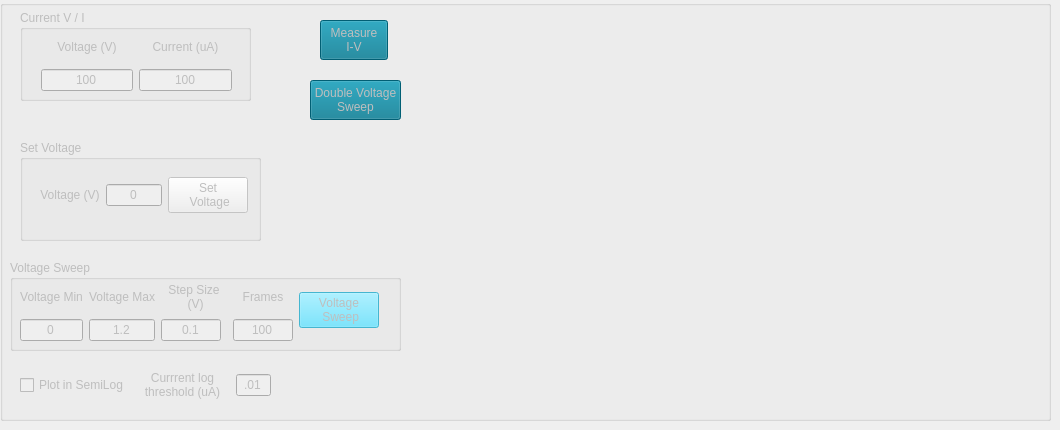
        <widget class="QWidget" name="tab_2">
         <attribute name="title">
          <string>I-V</string>
         </attribute>
         <widget class="QGroupBox" name="kethley_box">
          <property name="enabled">
           <bool>false</bool>
          </property>
          <property name="geometry">
           <rect>
            <x>0</x>
            <y>0</y>
            <width>1051</width>
            <height>421</height>
           </rect>
          </property>
          <property name="title">
           <string/>
          </property>
          <widget class="QPushButton" name="meas_IV">
           <property name="geometry">
            <rect>
             <x>320</x>
             <y>20</y>
             <width>68</width>
             <height>40</height>
            </rect>
           </property>
           <property name="toolTip">
            <string>Measures IV curve and display on Graph. Does not trigger spectrometer.</string>
           </property>
           <property name="styleSheet">
            <string notr="true">background-color: rgb(1, 116, 141);</string>
           </property>
           <property name="text">
            <string>Measure
I-V</string>
           </property>
          </widget>
          <widget class="MplWidget" name="iv_curve" native="true">
           <property name="geometry">
            <rect>
             <x>450</x>
             <y>20</y>
             <width>591</width>
             <height>381</height>
            </rect>
           </property>
           <property name="sizePolicy">
            <sizepolicy hsizetype="Expanding" vsizetype="MinimumExpanding">
             <horstretch>0</horstretch>
             <verstretch>0</verstretch>
            </sizepolicy>
           </property>
           <property name="minimumSize">
            <size>
             <width>0</width>
             <height>0</height>
            </size>
           </property>
           <property name="maximumSize">
            <size>
             <width>600</width>
             <height>400</height>
            </size>
           </property>
           <property name="baseSize">
            <size>
             <width>1341</width>
             <height>400</height>
            </size>
           </property>
          </widget>
          <widget class="QGroupBox" name="groupBox_2">
           <property name="geometry">
            <rect>
             <x>20</x>
             <y>140</y>
             <width>241</width>
             <height>101</height>
            </rect>
           </property>
           <property name="title">
            <string>Set Voltage</string>
           </property>
           <widget class="QWidget" name="layoutWidget">
            <property name="geometry">
             <rect>
              <x>20</x>
              <y>20</y>
              <width>208</width>
              <height>71</height>
             </rect>
            </property>
            <layout class="QGridLayout" name="gridLayout_14">
             <item row="0" column="0">
              <widget class="QLabel" name="label_65">
               <property name="text">
                <string>Voltage (V)</string>
               </property>
               <property name="alignment">
                <set>Qt::AlignCenter</set>
               </property>
              </widget>
             </item>
             <item row="0" column="1">
              <widget class="QLineEdit" name="target_V">
               <property name="text">
                <string>0</string>
               </property>
               <property name="alignment">
                <set>Qt::AlignCenter</set>
               </property>
              </widget>
             </item>
             <item row="0" column="2">
              <widget class="QPushButton" name="set_v">
               <property name="toolTip">
                <string>Sets desired voltage.</string>
               </property>
               <property name="text">
                <string>Set 
 Voltage</string>
               </property>
              </widget>
             </item>
            </layout>
           </widget>
          </widget>
          <widget class="QGroupBox" name="groupBox">
           <property name="geometry">
            <rect>
             <x>20</x>
             <y>10</y>
             <width>231</width>
             <height>91</height>
            </rect>
           </property>
           <property name="title">
            <string>Current V / I</string>
           </property>
           <widget class="QWidget" name="layoutWidget">
            <property name="geometry">
             <rect>
              <x>21</x>
              <y>20</y>
              <width>191</width>
              <height>61</height>
             </rect>
            </property>
            <layout class="QGridLayout" name="gridLayout_13">
             <item row="0" column="0">
              <widget class="QLabel" name="label_64">
               <property name="text">
                <string>Voltage (V)</string>
               </property>
               <property name="alignment">
                <set>Qt::AlignCenter</set>
               </property>
              </widget>
             </item>
             <item row="0" column="1">
              <widget class="QLabel" name="label_63">
               <property name="text">
                <string>Current (uA)</string>
               </property>
               <property name="alignment">
                <set>Qt::AlignCenter</set>
               </property>
              </widget>
             </item>
             <item row="1" column="1">
              <widget class="QLineEdit" name="curr_I">
               <property name="enabled">
                <bool>false</bool>
               </property>
               <property name="toolTip">
                <string>Measured current when voltage was applied (µA)</string>
               </property>
               <property name="text">
                <string>100</string>
               </property>
               <property name="alignment">
                <set>Qt::AlignCenter</set>
               </property>
              </widget>
             </item>
             <item row="1" column="0">
              <widget class="QLineEdit" name="curr_V">
               <property name="enabled">
                <bool>false</bool>
               </property>
               <property name="toolTip">
                <string>Current Voltage (V)</string>
               </property>
               <property name="text">
                <string>100</string>
               </property>
               <property name="alignment">
                <set>Qt::AlignCenter</set>
               </property>
              </widget>
             </item>
            </layout>
           </widget>
          </widget>
          <widget class="QGroupBox" name="voltage_group">
           <property name="geometry">
            <rect>
             <x>10</x>
             <y>260</y>
             <width>391</width>
             <height>91</height>
            </rect>
           </property>
           <property name="styleSheet">
            <string notr="true"/>
           </property>
           <property name="title">
            <string>Voltage Sweep</string>
           </property>
           <widget class="QWidget" name="layoutWidget_5">
            <property name="geometry">
             <rect>
              <x>10</x>
              <y>20</y>
              <width>359</width>
              <height>61</height>
             </rect>
            </property>
            <layout class="QGridLayout" name="gridLayout_10">
             <item row="2" column="3">
              <widget class="QLineEdit" name="volt_step">
               <property name="toolTip">
                <string>Step size for voltage sweep (in V)</string>
               </property>
               <property name="text">
                <string>0.1</string>
               </property>
               <property name="alignment">
                <set>Qt::AlignCenter</set>
               </property>
              </widget>
             </item>
             <item row="2" column="5">
              <widget class="QLineEdit" name="volt_frames">
               <property name="enabled">
                <bool>false</bool>
               </property>
               <property name="toolTip">
                <string>Spectra taken in the voltage sweep.</string>
               </property>
               <property name="text">
                <string>100</string>
               </property>
               <property name="alignment">
                <set>Qt::AlignCenter</set>
               </property>
              </widget>
             </item>
             <item row="1" column="3" colspan="2">
              <widget class="QLabel" name="label_58">
               <property name="text">
                <string>Step Size
 (V)</string>
               </property>
               <property name="alignment">
                <set>Qt::AlignCenter</set>
               </property>
              </widget>
             </item>
             <item row="1" column="5">
              <widget class="QLabel" name="label_55">
               <property name="text">
                <string>Frames</string>
               </property>
               <property name="alignment">
                <set>Qt::AlignCenter</set>
               </property>
              </widget>
             </item>
             <item row="1" column="2">
              <widget class="QLabel" name="label_57">
               <property name="text">
                <string>Voltage Max</string>
               </property>
               <property name="alignment">
                <set>Qt::AlignCenter</set>
               </property>
              </widget>
             </item>
             <item row="2" column="2">
              <widget class="QLineEdit" name="volt_max">
               <property name="toolTip">
                <string>Maximum voltage for sweep.</string>
               </property>
               <property name="text">
                <string>1.2</string>
               </property>
               <property name="alignment">
                <set>Qt::AlignCenter</set>
               </property>
              </widget>
             </item>
             <item row="2" column="0">
              <widget class="QLineEdit" name="volt_min">
               <property name="toolTip">
                <string>Minimum voltage for sweep.</string>
               </property>
               <property name="text">
                <string>0</string>
               </property>
               <property name="alignment">
                <set>Qt::AlignCenter</set>
               </property>
              </widget>
             </item>
             <item row="1" column="0">
              <widget class="QLabel" name="label_56">
               <property name="text">
                <string>Voltage Min</string>
               </property>
               <property name="alignment">
                <set>Qt::AlignCenter</set>
               </property>
              </widget>
             </item>
             <item row="1" column="6" rowspan="2">
              <widget class="QPushButton" name="volt_sweep_button">
               <property name="toolTip">
                <string>Sweeps over the voltage range while triggering the spectrometer.</string>
               </property>
               <property name="styleSheet">
                <string notr="true">background-color: rgb(84, 222, 253);</string>
               </property>
               <property name="text">
                <string>Voltage
 Sweep</string>
               </property>
              </widget>
             </item>
            </layout>
           </widget>
          </widget>
          <widget class="QPushButton" name="double_v_sweep">
           <property name="geometry">
            <rect>
             <x>310</x>
             <y>80</y>
             <width>91</width>
             <height>40</height>
            </rect>
           </property>
           <property name="toolTip">
            <string>Measures IV from min to max then max to min.</string>
           </property>
           <property name="styleSheet">
            <string notr="true">background-color: rgb(1, 116, 141);</string>
           </property>
           <property name="text">
            <string>Double Voltage
Sweep</string>
           </property>
          </widget>
          <widget class="QWidget" name="layoutWidget">
           <property name="geometry">
            <rect>
             <x>20</x>
             <y>370</y>
             <width>251</width>
             <height>31</height>
            </rect>
           </property>
           <layout class="QGridLayout" name="gridLayout_23" columnstretch="0,0,0">
            <property name="sizeConstraint">
             <enum>QLayout::SetNoConstraint</enum>
            </property>
            <property name="horizontalSpacing">
             <number>3</number>
            </property>
            <property name="verticalSpacing">
             <number>5</number>
            </property>
            <item row="0" column="2">
             <widget class="QLineEdit" name="threshold_current">
              <property name="maximumSize">
               <size>
                <width>50</width>
                <height>16777215</height>
               </size>
              </property>
              <property name="toolTip">
               <string>Threshold for the change between linear and log scale.</string>
              </property>
              <property name="text">
               <string>.01</string>
              </property>
              <property name="alignment">
               <set>Qt::AlignCenter</set>
              </property>
             </widget>
            </item>
            <item row="0" column="1">
             <widget class="QLabel" name="label_85">
              <property name="text">
               <string>Currrent log threshold (uA)</string>
              </property>
              <property name="alignment">
               <set>Qt::AlignCenter</set>
              </property>
              <property name="wordWrap">
               <bool>true</bool>
              </property>
             </widget>
            </item>
            <item row="0" column="0">
             <widget class="QCheckBox" name="semilog_iv_check">
              <property name="toolTip">
               <string>Plot Graph in a semylog scale.</string>
              </property>
              <property name="text">
               <string>Plot in SemiLog</string>
              </property>
             </widget>
            </item>
           </layout>
          </widget>
         </widget>
        </widget>
